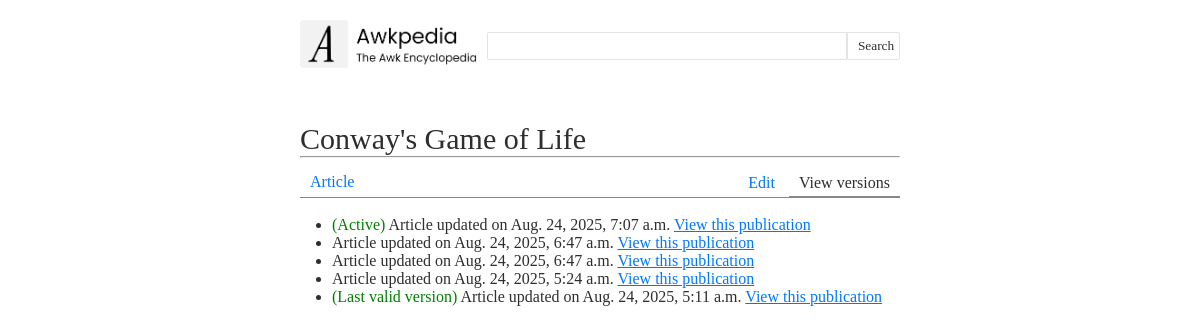
Screenshot of /wiki/conways-game-of-life/version with the database file from the repository.
### pubs/models.py (models this page shows, shortened)
class Article(models.Model):
    title = models.CharField(max_length=50, unique=True)
    slug = models.SlugField()

class Publication(models.Model):
    article = models.ForeignKey(Article, on_delete=models.CASCADE)
    date = models.DateTimeField(auto_now=True)
    content = MarkdownxField()
    plain_text = models.TextField(default="")

### pubs/views.py (the view)
# urls.py: path('<str:slug>/version', get_article_versions)
def get_article_versions(request, slug):
    try:
        article = Article.objects.get(slug=slug)
        version = ActiveVersion.objects.get(article=article)
        publications = Publication.objects.filter(article=article).order_by('-id')
        return render(request, "article_versions.html", {"article":article, "article_version_info":version, "publications":publications})
    except ObjectDoesNotExist:
        return HttpResponseRedirect('/')

### pubs/templates/article_versions.html (shortened to what this page needs)
{% extends "base.html" %}
{% block content %}
<h1 class="title">{{article.title}}</h1>
<hr />
<div class="actions-article">
  <a href="/wiki/{{article.slug}}" class="inactive">Article</a>
  <div>
    <a href="/wiki/{{article.slug}}/edit" class="inactive">Edit</a>
    <a href="/wiki/{{article.slug}}/version" class="active">View versions</a>
  </div>
</div>
<br />
<ul>
  {% for pub in publications %}
  <li>
    <p>
      {% if article_version_info.active_version.id == pub.id %} <span class="green-text">(Active)</span> {% endif %}{% if article_version_info.last_valid_version.id == pub.id %} <span class="green-text">(Last valid version)</span> {% endif %} Article updated on {{ pub.date }}
      <a href="/wiki/{{article.slug}}?version={{pub.id}}"
        >View this publication</a
      >
    </p>
  </li>
  {% endfor %}
</ul>
{% endblock content %}

### pubs/templates/base.html (shortened to what this page needs)
<!DOCTYPE html>
<html lang="en">
<head>
    <link rel="stylesheet" href="/static/css/styles.css">
</head>
<body>
    <nav>
        <a href="/"><img src="/static/logo.png" alt=""></a>
        <form method="get" action="/wiki/articles/search/">
            <input name="q" type="text">
            <button>Search</button>
        </form>
    </nav>
    {% block content %}{% endblock content %}
</body>
</html>

### static/css/styles.css (style rules this page uses)
* { margin: 0; padding: 0; color: #2e2e2e; font-family:Cambria, Cochin, Georgia, Times, 'Times New Roman', serif; border-radius: 4px; }
h1 { font-size: 30px; font-weight: 500; }
a { color: rgb(0, 119, 255) }
input { border: solid 1px #2e2e2e21; width: 100%; display: block; box-sizing: border-box; padding: 5px 20px; }
button { background-color: #ffffff00; border: solid 1px #2e2e2e; padding: 5px 10px; }
input, textarea { margin-bottom: 20px; }
body { padding: 0 20px; max-width: 600px; margin: 0 auto; }
.inactive { color: rgb(0, 119, 255); border: none; text-decoration: none; border-bottom: solid 1px #2e2e2e00; }
.active { color: #2e2e2e; border-bottom: solid 1px #888888; text-decoration: none; border-radius: 0px; }
img { width: 100%; }
.title { font-size: 30px; margin-top: 30px; }
.green-text { color: green }
ul, ol { margin-left: 2rem; }

### rows the page displays
Article: title "Conway's Game of Life"
Publication: shows "(Active)", date "Aug. 24, 2025, 7:07 a.m."
Publication: date "Aug. 24, 2025, 6:47 a.m."
Publication: date "Aug. 24, 2025, 6:47 a.m."
Publication: date "Aug. 24, 2025, 5:24 a.m."
Publication: shows "(Last valid version)", date "Aug. 24, 2025, 5:11 a.m."
